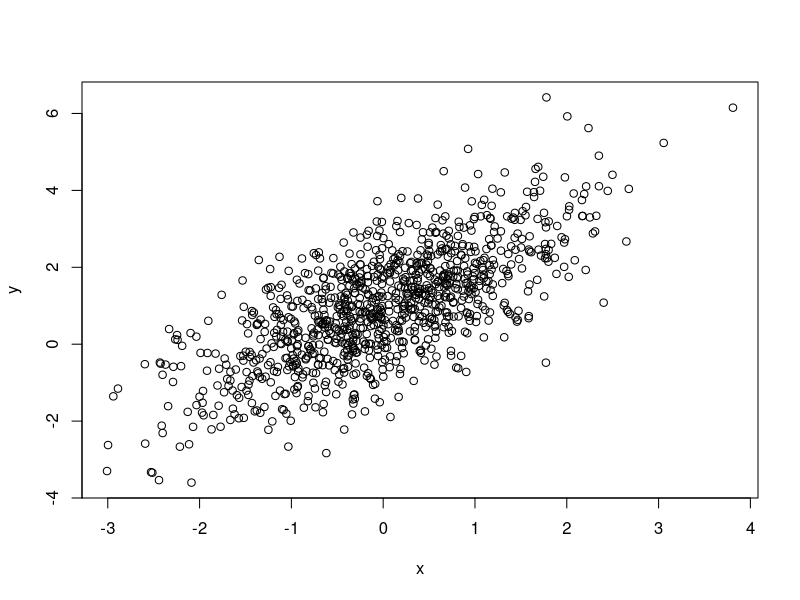
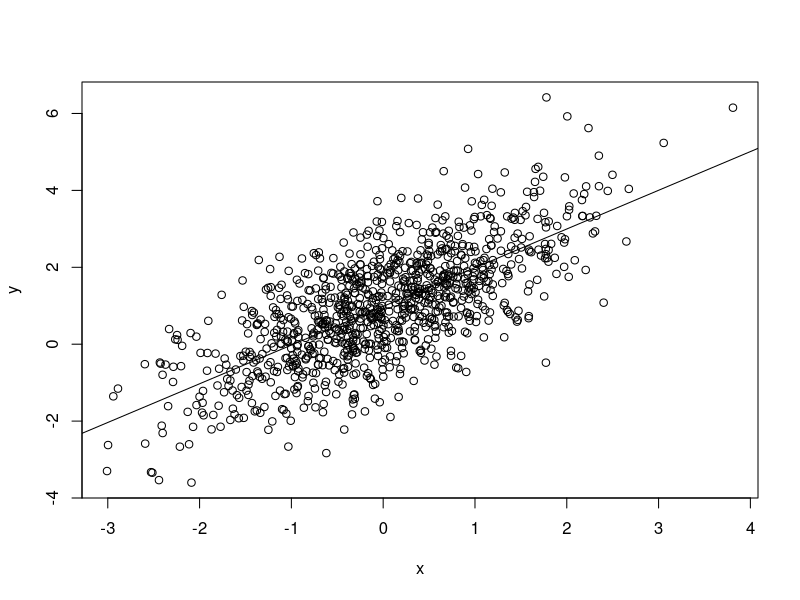
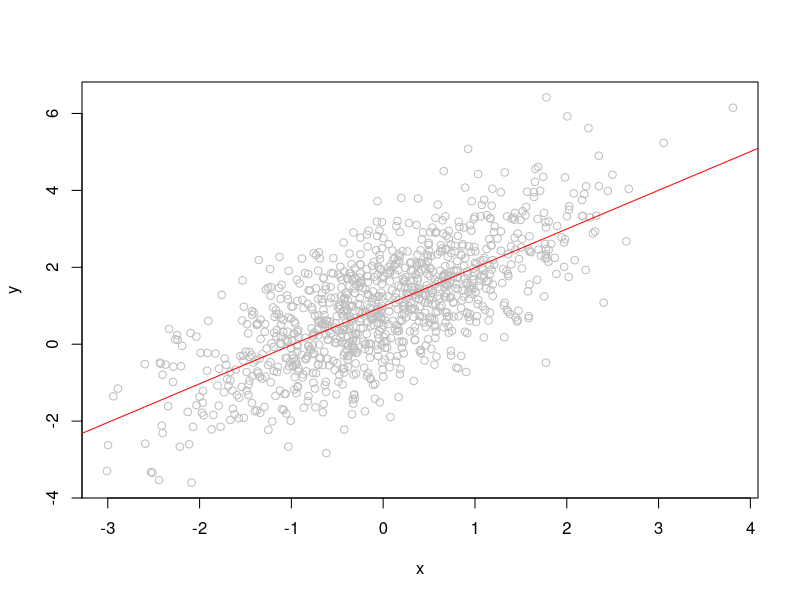
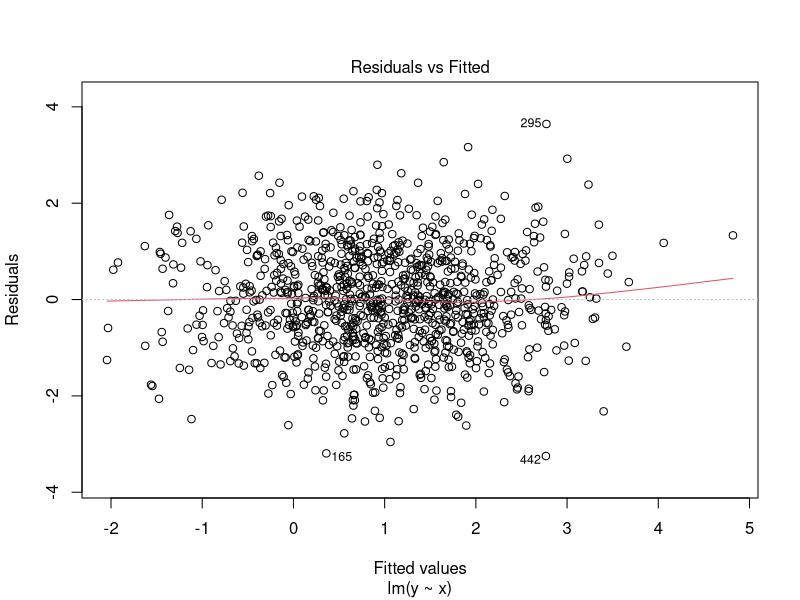
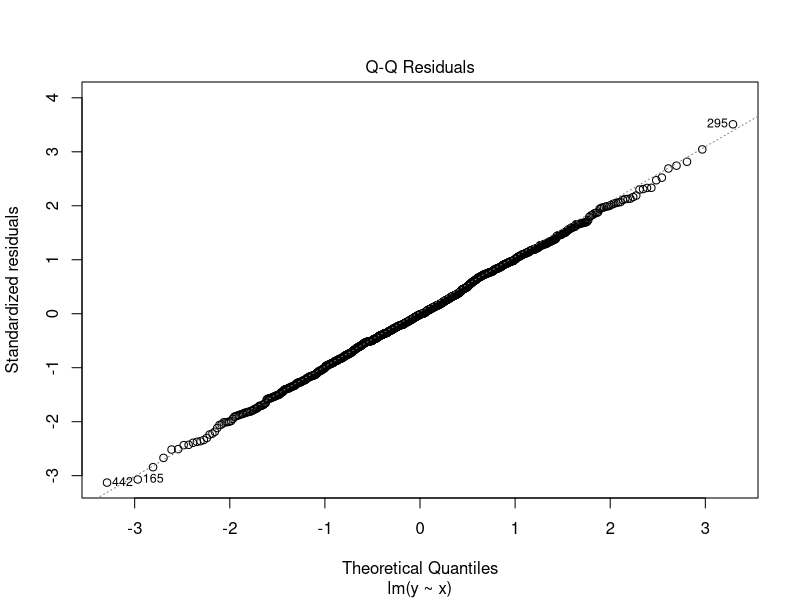
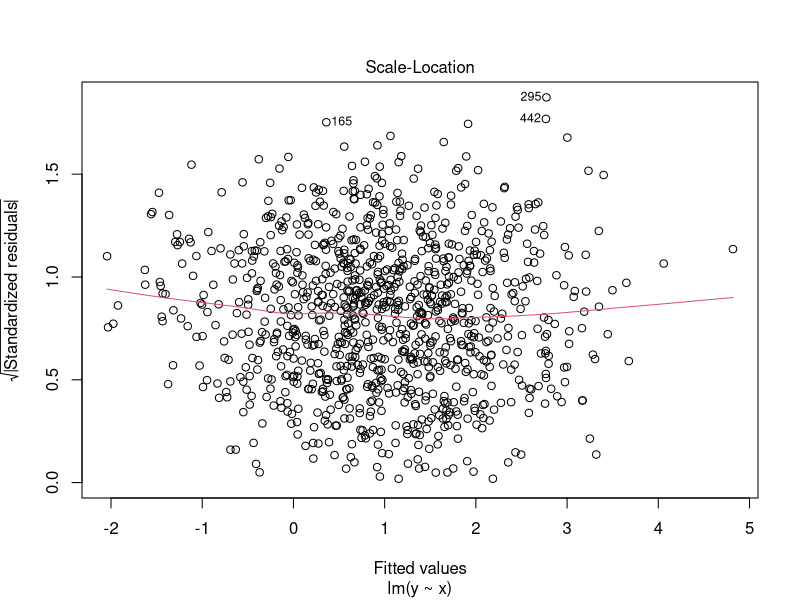
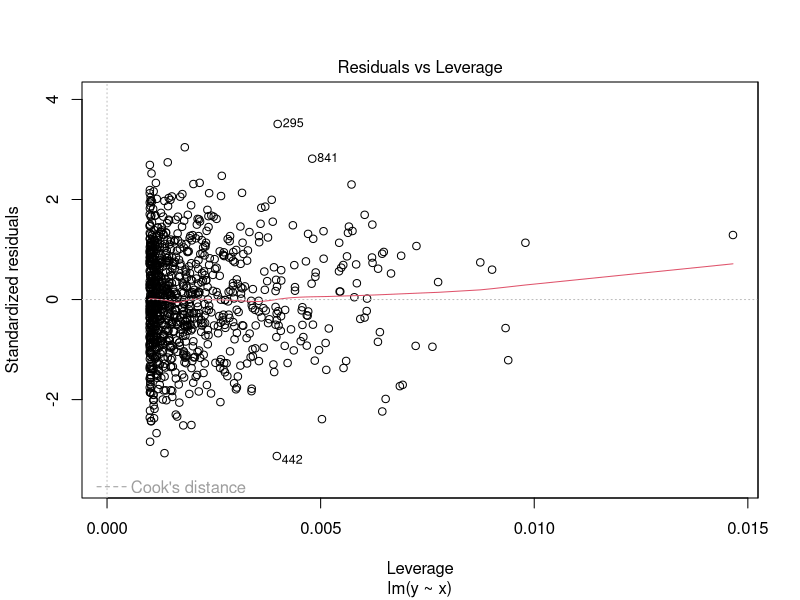
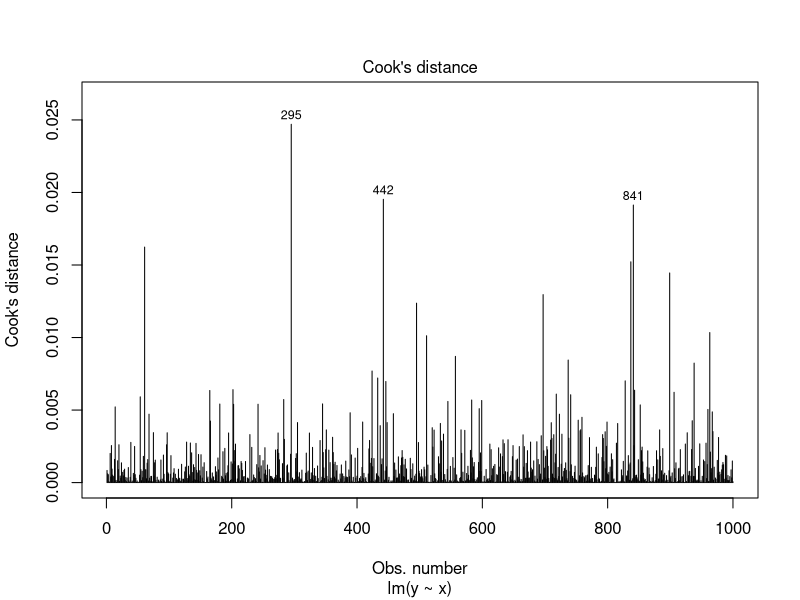

The R script that drew these images, in order:
#' # Regression-related plotting #
#'
#' R's graphical capabilities are very strong. This is particularly helpful when deal with regression.

#' If we have a regression model, there are a number of ways we can plot the relationships between variables.
#' We can also use plots for checking model specification and assumptions.

#' Let's start with a basic bivariate regression:
set.seed(1)
x <- rnorm(1000)
y <- 1 + x + rnorm(1000)
ols1 <- lm(y~x)

#' The easiest plot we can draw is the relationship between y and x.
plot(y~x)
#' We can also add a line representing this relationship to the plot.
#' To get the coefficients from the model, we can use `coef`:
coef(ols1)
#' We can then use those coefficients in the line-plotting function `abline`:
plot(y~x)
abline(a=coef(ols1)[1], b=coef(ols1)[2])

#' We can specify "graphical parameters" in both `plot` and `abline` to change the look.
#' For example, we could change the color:
plot(y~x, col='gray')
abline(a=coef(ols1)[1], b=coef(ols1)[2], col='red')

#' We can also use `plot` to extract several diagnostics for our model.
#' Almost all of these help us to identify outliers or other irregularities.
#' If we type:
plot(ols1)
#' We are given a series of plots describing the model. We can also see two other plots that are not displayed by default.
#' To obtain a given plot, we use the `which` parameter inside `plot`:
plot(ols1, which=4)
#' (1) A residual plot
#' (2) A Quantile-Quantile plot to check the distribution of our residuals
#' (3) A scale-location plot
#' (4) Cook's distance, to identify potential outliers
#' (5) A residual versus leverage plot, to identify potential outliers
#' (6) Cook's distance versus leverage plot


#' Besides the default `plot(ols1, which=1)` to get residuals, we can also plot residuals manually:
plot(ols1$residuals ~ x)
#' We might want to do this to check whether another variable should be in our model:
x2 <- rnorm(1000)
plot(ols1$residuals ~ x2)
#' Obviously, in this case `x2` doesn't belong in the model.
#' Let's see a case where the plot would help us:
y2 <- x + x2 + rnorm(1000)
ols2 <- lm(y2 ~ x)
plot(ols2$residuals ~ x2)
#' Clearly, `x2` is strongly related to our residuals, so it belongs in the model.


#' We can also use residuals plots to check for nonlinear relationships (i.e., functional form):
y3 <- x + (x^2) + rnorm(1000)
ols3 <- lm(y3 ~ x)
plot(ols3$residuals ~ x)
#' Even though `x` is in our model, it is not in the correct form.
#' Let's try fixing that and see what happens to our plot:
ols3b <- lm(y3 ~ x + I(x^2))
#' Note: We need to use the `I()` operator inside formulae in order to have R generate the `x^2` variable!
#' Note (continued): This saves us from having to defined a new variable: `xsq <- x^2` and then running the model.
plot(ols3b$residuals ~ x)
#' Clearly, the model now incorporates `x` in the correct functional form.

#' Of course, if we had plotted our data originally:
plot(y3 ~ x)
#' We would have seen the non-linear relationship and could have skipped the incorrect model entirely.


#' Residual plots can also show heteroskedasticity
x3 <- runif(1000,1,10)
y4 <- (3*x3) + rnorm(1000,0,x3)
ols4 <- lm(y4 ~ x3)
plot(ols4$residuals ~ x3)
#' Here we see that `x3` is correctly specified in the model. There is no relationship between `x3` and `y4`.
#' But, the variance of the residuals is much higher at higher levels of `x3`.
#' We might need to rely on a different estimate of our regression SEs than the default provided by R.
#' And, again, this is a problem we could have identified by plotting our original data:
plot(y4 ~ x3)


#' ## Multivariate OLS plotting ##
#'
#' If our model has more than one independent variable, these plotting tools all still work.
set.seed(1)
x5 <- rnorm(1000)
z5 <- runif(1000,1,5)
y5 <- x5 + z5 + rnorm(1000)
ols5 <- lm(y5 ~ x5 + z5)
#' We can see all six of our diagnostic plots:
plot(ols5, 1:6)
#' We can plot our outcome against the input variables:
plot(y5 ~ x5)
plot(y5 ~ z5)
#' We can see residual plots:
plot(ols5$residuals ~ x5)
plot(ols5$residuals ~ z5)

#' We might also want to check for colinearity between our input variables.
#' We could do this with `cor`:
cor(x5,z5)
#' Or we could see it visually with a scatterplot:
plot(x5,z5)
#' In either case, there's no relationship.

#' We can also plot our effects from our model against our input data:
coef(ols5)
#' Lets plot the two input variables together using `layout`:
layout(matrix(1:2, ncol=2))
plot(y5 ~ x5, col='gray')
abline(a=coef(ols5)[1]+mean(z5), b=coef(ols5)['x5'], col='red')
plot(y5 ~ z5, col='gray')
abline(a=coef(ols5)[1]+mean(x5), b=coef(ols5)['z5'], col='red')
#' Note: We add the expected value of the other input variable so that lines are drawn correctly.
#' If we plot each bivariate relationship separately, we'll see how we get the lines of best fit:
ols5a <- lm(y5 ~ x5)
ols5b <- lm(y5 ~ z5)
layout(matrix(1:2, ncol=2))
plot(y5 ~ x5, col='gray')
abline(a=coef(ols5a)[1], b=coef(ols5a)['x5'], col='red')
plot(y5 ~ z5, col='gray')
abline(a=coef(ols5b)[1], b=coef(ols5b)['z5'], col='red')
#' If we regress the residuals from `ols5a` on `z5` we'll see some magic happen.
#' The estimated coefficient for `z5` is almost identical to that from our full `y5 ~ x5 + z5` model:
tmpz <- lm(ols5a$residuals ~ z5)
coef(tmpz)['z5']
coef(ols5)['z5']
#' The same pattern works if we repeat this process for our `x5` input variable:
tmpx <- lm(ols5b$residuals ~ x5)
coef(tmpx)['x5']
coef(ols5)['x5']
#' In other words, the coefficients from our full model `ols5` reflect the regression of each input variable...
#' on the residuals of `y` unexplained by the contribution of the other input variable(s).
#' Let's see this visually by drawing the bivariate regression lines in blue.
#' And then overlapping these with the full model estimates in red:
layout(matrix(1:2, ncol=2))
plot(y5 ~ x5, col='gray')
abline(a=coef(ols5a)[1], b=coef(ols5a)['x5'], col='blue')
abline(a=coef(ols5)[1]+mean(z5), b=coef(ols5)['x5'], col='red')
plot(y5 ~ z5, col='gray')
coef(lm(ols5a$residuals ~ z5))['z5']
abline(a=coef(ols5b)[1], b=coef(ols5b)['z5'], col='blue')
abline(a=coef(ols5)[1]+mean(x5), b=coef(ols5)['z5'], col='red')

#' In that example, `x5` and `z5` were uncorrelated, so there was no bias from excluding one variable.
#' Let's look at a situation where we find omitted variable bias due to correlation between input variables.
set.seed(1)
x6 <- rnorm(1000)
z6 <- x6 + rnorm(1000,0,1.5)
y6 <- x6 + z6 + rnorm(1000)
#' We can see from a plot and correlation and that our two input variables are correlated:
cor(x6,z6)
plot(x6,z6)
#' Let's estimate some models:
ols6 <- lm(y6 ~ x6 + z6)
ols6a <- lm(y6 ~ x6)
ols6b <- lm(y6 ~ z6)
#' And then let's compare the bivariate estimates (blue) to the multivariate estimates (red):
layout(matrix(1:2, ncol=2))
plot(y6 ~ x6, col='gray')
abline(a=coef(ols6a)[1], b=coef(ols6a)['x6'], col='blue')
abline(a=coef(ols6)[1]+mean(z6), b=coef(ols6)['x6'], col='red')
plot(y6 ~ z6, col='gray')
coef(lm(ols6a$residuals ~ z6))['z6']
abline(a=coef(ols6b)[1], b=coef(ols6b)['z6'], col='blue')
abline(a=coef(ols6)[1]+mean(x6), b=coef(ols6)['z6'], col='red')
#' As we can see, the estimates from our bivariate models overestimate the impact of each input.
#' We could of course see this in the raw coefficients, as well:
coef(ols6); coef(ols6a); coef(ols6b)
#' These plots show, however, that omitted variable bias can be dangerous even when it seems our estimates are correct.
#' The blue lines seem to fit the data, but those simple plots (and regressions) fail to account for correlations between inputs.

#' And the problem is that you can't predict omitted variable bias a priori.
#' Let's repeat that last analysis but simply change the data generating process slightly:
set.seed(1)
x6 <- rnorm(1000)
z6 <- x6 + rnorm(1000,0,1.5) 
y6 <- x6 - z6 + rnorm(1000) #' this is the only differences from the previous example
cor(x6,z6)
ols6 <- lm(y6 ~ x6 + z6)
ols6a <- lm(y6 ~ x6)
ols6b <- lm(y6 ~ z6)
layout(matrix(1:2, ncol=2))
plot(y6 ~ x6, col='gray')
abline(a=coef(ols6a)[1], b=coef(ols6a)['x6'], col='blue')
abline(a=coef(ols6)[1]+mean(z6), b=coef(ols6)['x6'], col='red')
plot(y6 ~ z6, col='gray')
coef(lm(ols6a$residuals ~ z6))['z6']
abline(a=coef(ols6b)[1], b=coef(ols6b)['z6'], col='blue')
abline(a=coef(ols6)[1]+mean(x6), b=coef(ols6)['z6'], col='red')
#' The blue lines seem to fit the data, but they're biased estimates.
